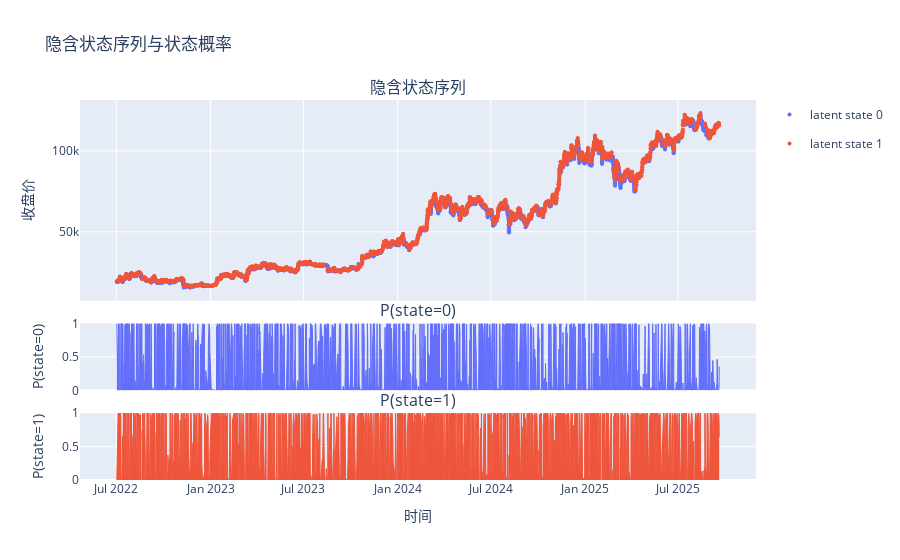

The cell this chart's notebook holds for it:
### Code cell
from research.labeler.gmm_labeler import GMMLabeler

labeler_L5 = GMMLabeler(merged_bar, 5)
labeler_L5.plot_label_on_candles()

### Figure 1 — Plotly figure (JSON) as saved in the notebook; plotly's stock layout.template omitted (floating-point values rounded to 4 significant figures; data arrays with more than 128 entries replaced by an {"elided": "..."} marker saying what was removed)
{"data": [{"legendgroup": "state_0", "marker": {"color": "#636EFA", "size": 4}, "mode": "markers", "name": "latent state 0", "showlegend": true, "x": {"elided": "2507 str values"}, "y": {"elided": "2507 float values"}, "type": "scatter", "xaxis": "x", "yaxis": "y"}, {"legendgroup": "state_1", "marker": {"color": "#EF553B", "size": 4}, "mode": "markers", "name": "latent state 1", "showlegend": true, "x": {"elided": "3354 str values"}, "y": {"elided": "3354 float values"}, "type": "scatter", "xaxis": "x", "yaxis": "y"}, {"fill": "tozeroy", "fillcolor": "#636EFA", "legendgroup": "state_0", "line": {"color": "#636EFA", "width": 1}, "mode": "lines", "name": "P(state=0)", "opacity": 0.7, "showlegend": false, "x": {"elided": "5861 str values"}, "y": {"elided": "5861 float values"}, "type": "scatter", "xaxis": "x2", "yaxis": "y2"}, {"fill": "tozeroy", "fillcolor": "#EF553B", "legendgroup": "state_1", "line": {"color": "#EF553B", "width": 1}, "mode": "lines", "name": "P(state=1)", "opacity": 0.7, "showlegend": false, "x": {"elided": "5861 str values"}, "y": {"elided": "5861 float values"}, "type": "scatter", "xaxis": "x3", "yaxis": "y3"}], "layout": {"xaxis": {"anchor": "y", "domain": [0.0, 1.0], "matches": "x3", "showticklabels": false}, "yaxis": {"anchor": "x", "domain": [0.472, 1.0], "title": {"text": "收盘价"}}, "xaxis2": {"anchor": "y2", "domain": [0.0, 1.0], "matches": "x3", "showticklabels": false}, "yaxis2": {"anchor": "x2", "domain": [0.236, 0.412], "title": {"text": "P(state=0)"}, "range": [0, 1]}, "xaxis3": {"anchor": "y3", "domain": [0.0, 1.0], "title": {"text": "时间"}}, "yaxis3": {"anchor": "x3", "domain": [0.0, 0.176], "title": {"text": "P(state=1)"}, "range": [0, 1]}, "annotations": [{"font": {"size": 16}, "showarrow": false, "text": "隐含状态序列", "x": 0.5, "xanchor": "center", "xref": "paper", "y": 1.0, "yanchor": "bottom", "yref": "paper"}, {"font": {"size": 16}, "showarrow": false, "text": "P(state=0)", "x": 0.5, "xanchor": "center", "xref": "paper", "y": 0.412, "yanchor": "bottom", "yref": "paper"}, {"font": {"size": 16}, "showarrow": false, "text": "P(state=1)", "x": 0.5, "xanchor": "center", "xref": "paper", "y": 0.176, "yanchor": "bottom", "yref": "paper"}], "title": {"text": "隐含状态序列与状态概率"}, "showlegend": true, "hovermode": "x unified"}}
